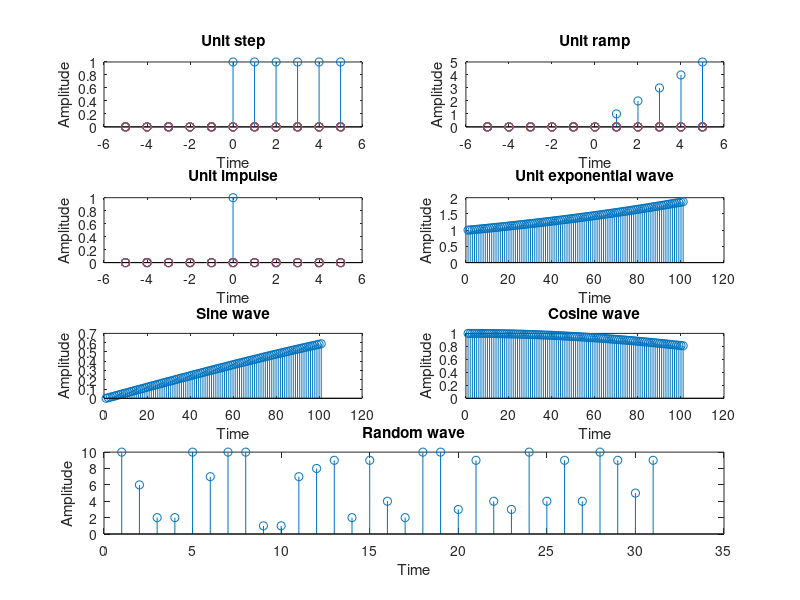

Write the MATLAB code that produced this figure.
%%unit step
% when n is negative y is zero else one
n=input("Enter the interval: ");
n=-n:n;
y=zeros(length(n));
a=1;
for i=n
    if i<0
        y(a)=0;
    else
        y(a)=1;
    end
    a=a+1;
end
subplot(4,2,1);
stem(n,y);
title("Unit step");
xlabel("Time");
ylabel("Amplitude")

%% unit ramp
% when n is negative y is zero else y is n
n=input("Enter the interval: ");
n=-n:n;
a=1;
y=zeros(length(n));
for i=n
    if i<0
        y(a)=0;
    else
        y(a)=i;
    end
    a=a+1;
end
subplot(4,2,2);
stem(n,y);
title("Unit ramp");
xlabel("Time");
ylabel("Amplitude")

%% Unit impulse
% y=1 only when n=0
n=input("Enter the interval: ");
n=-n:n;
y=zeros(length(n));
a=1;
for i=n
    if i==0
        y(a)=1;
    end
    a=a+1;
end
subplot(4,2,3);
stem(n,y);
title("Unit impulse");
xlabel("Time");
ylabel("Amplitude")

%% exponential 

f=input("Enter the frequency: "); %have freq as 100 - perfect
a=1; %unit amplitude
fs=5000;
ts=(1/fs);
ts = ts*(0:100);
y=a*exp(2*pi*f*ts);
subplot(4,2,4);
stem(y);
title("Unit exponential wave");
xlabel("Time");
ylabel("Amplitude")

%% sine wave
% make sample at a frequency of fs
f=input("Enter the frequency: "); %have freq as 50 - perfect
a=1; %unit amplitude
fs=5000;
ts=(1/fs);
ts = ts*(0:100);
y=a*sin(2*pi*f*ts);
subplot(4,2,5);
stem(y)
title("Sine wave");
xlabel("Time");
ylabel("Amplitude")

%% cosine wave

f=input("Enter the frequency: "); %have freq as 50 - perfect
a=1; %unit amplitude
fs=5000;
ts=(1/fs);
ts = ts*(0:100);
y=a*cos(2*pi*f*ts);
subplot(4,2,6);
stem(y);
title("Cosine wave");
xlabel("Time");
ylabel("Amplitude")

%% random function

a=1; %unit amplitude
fs=5000;
ts=(1/fs);
ts = ts*(0:30);
y=randi(10,1,length(ts));
subplot(4,2,[7,8]);
stem(y);
title("Random wave");
xlabel("Time");
ylabel("Amplitude")